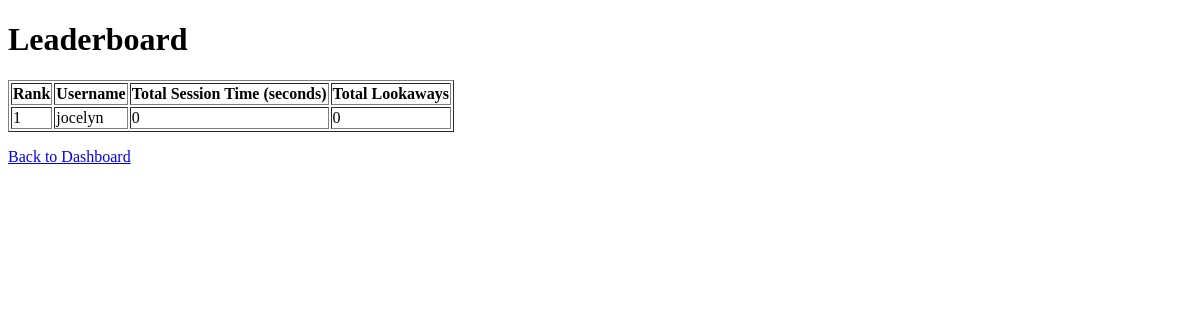
The page /leaderboard on the database as committed earlier.
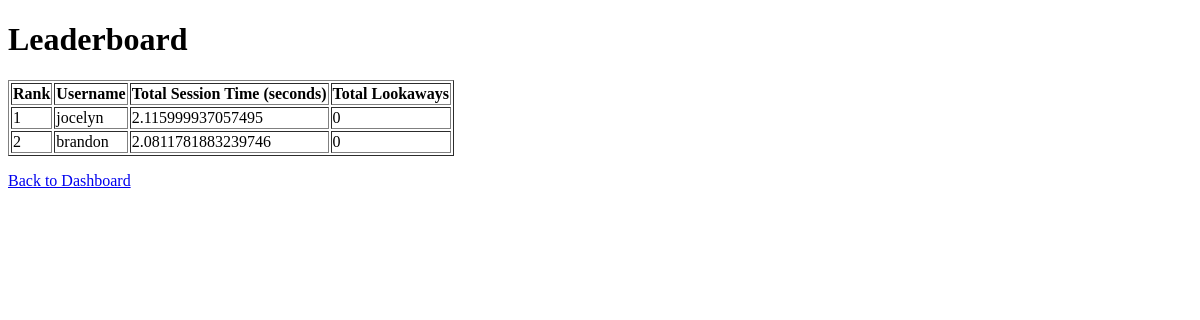
The same page on the database as committed later.
### app.py (models this page shows)
class User(db.Model):
    id = db.Column(db.Integer, primary_key=True)
    username = db.Column(db.String(150), nullable=False, unique=True)
    password = db.Column(db.String(150), nullable=False)
    progress = db.relationship('Progress', backref='user', lazy=True)

### app.py (the view)
@app.route('/leaderboard')
def leaderboard():
    lookaway_penalty = 5
    users = User.query.all()
    leaderboard_data = []
    for user in users:
        total_time = sum(progress.session_time for progress in user.progress)
        total_lookaways = sum(progress.look_away_count for progress in user.progress)
        points = total_time - (lookaway_penalty * total_lookaways)
        leaderboard_data.append({
            'username': user.username,
            'total_time': total_time,
            'total_lookaways': total_lookaways,
            'points': points
        })
    leaderboard_data = sorted(leaderboard_data, key=lambda x: -x['points'])
    return render_template('leaderboard.html', leaderboard=leaderboard_data)

### templates/leaderboard.html (shortened to what this page needs)
<!DOCTYPE html>
<html lang="en">
<head>
</head>
<body>
    <h1>Leaderboard</h1>
    <table border="1">
        <tr>
            <th>Rank</th>
            <th>Username</th>
            <th>Total Session Time (seconds)</th>
            <th>Total Lookaways</th>
        </tr>
        {% for user in leaderboard %}
        <tr>
            <td>{{ loop.index }}</td>
            <td>{{ user.username }}</td>
            <td>{{ user.total_time }}</td>
            <td>{{ user.total_lookaways }}</td>
        </tr>
        {% endfor %}
    </table>
    <p><a href="{{ url_for('dashboard') }}">Back to Dashboard</a></p>
</body>
</html>

Rows that differ between the two databases and show on the page:
computed for User "jocelyn": total_time "0" → "2.115999937057495"
added User: username "brandon", total_time "2.0811781883239746", total_lookaways "0"
